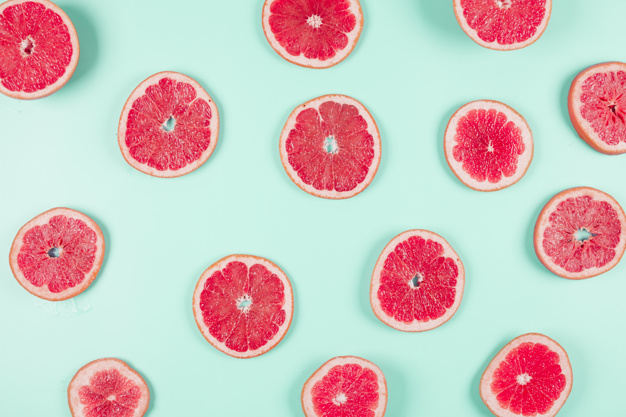
#> input picture toronjas.jpg, 626 x 417 px
$ jupyter execute '5. Basic Image Processing using skimage.ipynb'
#> lines starting #> are read from the running program, lines starting #| are printed output that depends on the picture
#### Finding edges with canny

[cell 1]
def show_image(image, title='Image', cmap_type='gray'):
    plt.imshow(image, cmap=cmap_type)
    plt.title(title)
    plt.axis('off')
    plt.show()

[cell 2]
# Import the canny edge detector
from skimage.feature import canny
from skimage import data
from skimage import io, color
import matplotlib.pyplot as plt

# load image
grapefruit = io.imread('toronjas.jpg')
#> grapefruit is the input picture: shape (417, 626, 3); mean R, G, B 207.6, 192.7, 189.7

# Convert image to grayscale
grapefruit = color.rgb2gray(grapefruit)
#> grapefruit: shape (417, 626) float64

# Apply canny edge detector
canny_edges = canny(grapefruit)
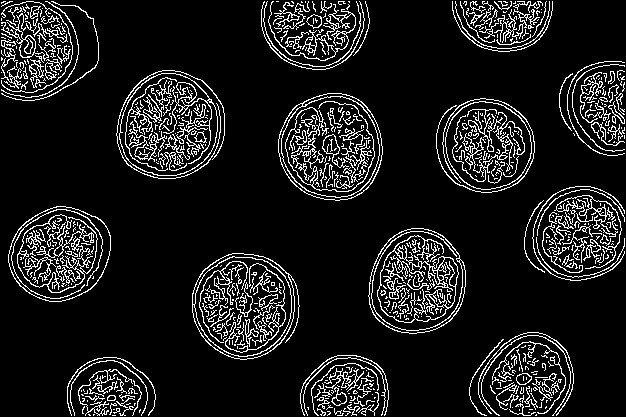
#> canny_edges: shape (417, 626) bool; 10.8% white in thin lines or dots

# Show resulting image
show_image(canny_edges, "Edges with Canny")

[cell 3]
# Apply canny edge detector with a sigma of 1.8
edges_1_8 = canny(grapefruit, sigma=1.8)
#> edges_1_8: shape (417, 626) bool; 5.9% white in thin lines or dots

# Apply canny edge detector with a sigma of 2.2
edges_2_2 = canny(grapefruit, sigma=2.2)
#> edges_2_2: shape (417, 626) bool; 4% white in thin lines or dots

# Show resulting images
show_image(edges_1_8, "Sigma of 1.8")
show_image(edges_2_2, "Sigma of 2.2")

#### Corner detection

Corner can be defined as the intersection of two edges. It can also be a junction of contours.

Herris Corner Detector is a corner detection operator widely used in computer vision algorithm.

[cell 4]
def show_image_with_corners(image, coord, title="Corners detected"):
    plt.imshow(image, interpolation="nearest", cmap="gray")
    plt.title(title)
    plt.plot(coord[:, 1], coord[:, 0], "+r", markersize=15)
    plt.axis("off")
    plt.show()

[cell 5]
# Import the corner detector related functions and module
from skimage.feature import corner_harris, corner_peaks

building_image = io.imread("corners_building_top.jpg")
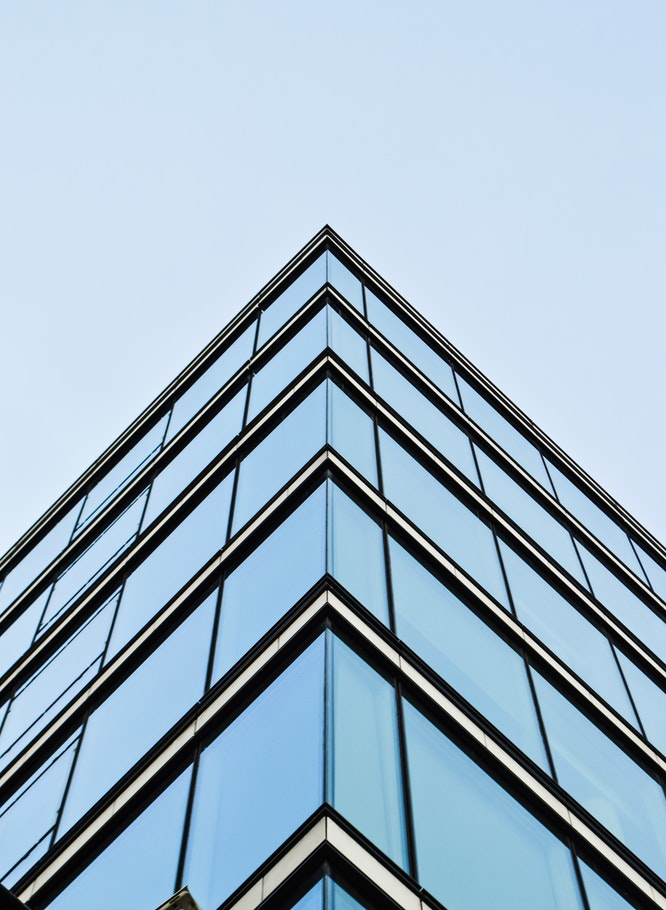
#> input picture corners_building_top.jpg, 666 x 910 px
#> building_image is the input picture: shape (910, 666, 3); mean R, G, B 158, 180.2, 198

# Convert image from RGB-3 to grayscale
building_image_gray = color.rgb2gray(building_image)
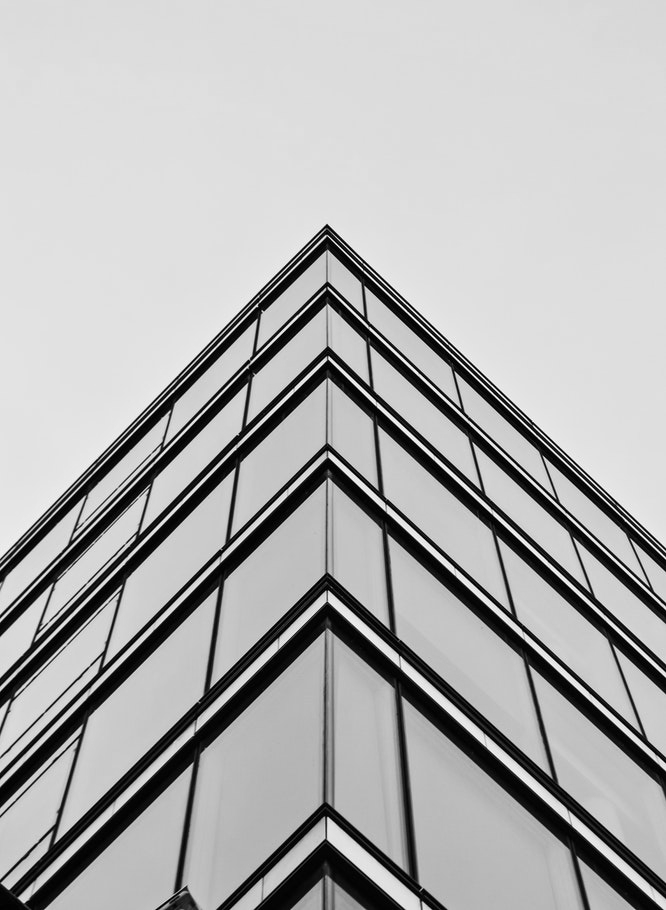
#> building_image_gray: shape (910, 666) float64; min 0, max 1, mean 0.693

# Apply the detector  to measure the possible corners
measure_image = corner_harris(building_image_gray)
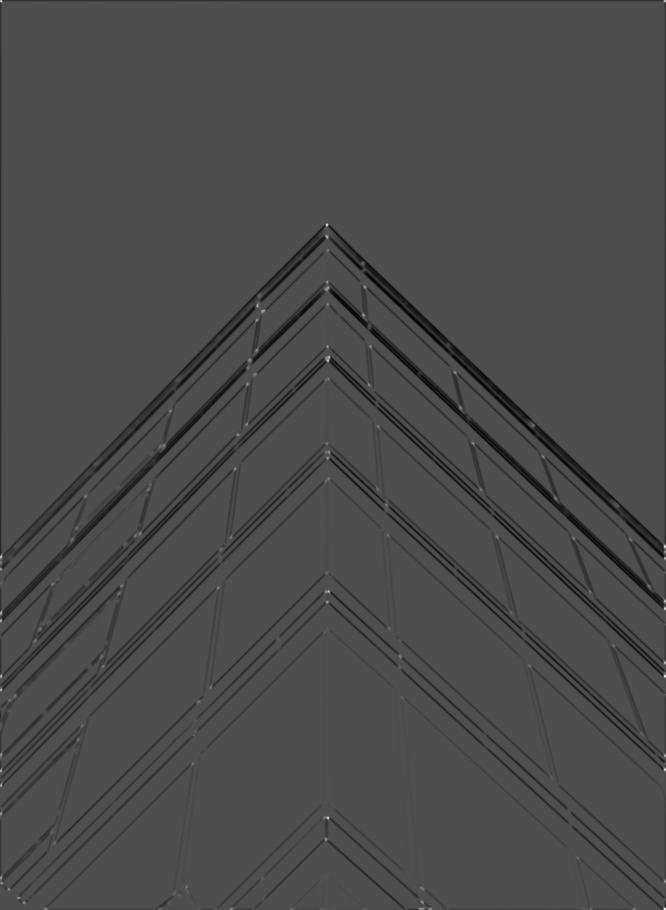
#> measure_image: shape (910, 666) float64; min -2.92, max 6.58, mean -0.11; drawn with min black and max white

# Find the peaks of the corners using the Harris detector
coords = corner_peaks(measure_image, min_distance=2)
#> coords = 10787 pairs, first value 4 to 906, second value 4 to 662

# Show original and resulting image with corners detected
show_image(building_image, "Original")
show_image_with_corners(building_image, coords)
#> in show_image_with_corners, `plt.show()`:
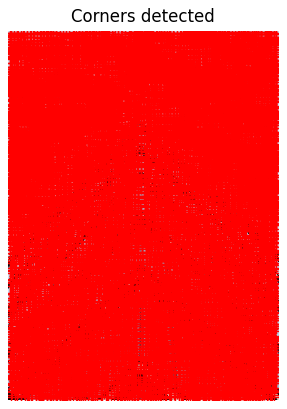
#> figure drawn by matplotlib, 1 panel

[cell 6]
# Find the peaks with a min distance of 2 pixels
coords_w_min_2 = corner_peaks(measure_image, min_distance=2)
#> coords_w_min_2 has the same summary as coords
print("With a min_distance setted to 2, we detect a total", len(coords_w_min_2), "corners in the image.")
#| With a min_distance setted to 2, we detect a total 10787 corners in the image.

# Find the peaks with a min distance of 40 pixels
coords_w_min_40 = corner_peaks(measure_image, min_distance=40)
#> coords_w_min_40 = 58 pairs, first value 46 to 857, second value 47 to 619
print("With a min_distance setted to 40, we detect a total", len(coords_w_min_40), "corners in the image.")
#| With a min_distance setted to 40, we detect a total 58 corners in the image.

show_image_with_corners(building_image, coords_w_min_2, "Corners detected with 2 px of min_distance")
show_image_with_corners(building_image, coords_w_min_40, "Corners detected with 40 px of min_distance")

#### Face detection

[cell 7]
import matplotlib.pyplot as plt
import numpy as np
from matplotlib import patches


def show_detected_face(result, detected, title="face image"):
    plt.imshow(result)
    img_desc = plt.gca()
    plt.set_cmap("gray")
    plt.title(title)
    plt.axis("off")

    for patch in detected:
        img_desc.add_patch(
            patches.Rectangle(
                (patch['c'], patch['r']),
                patch['width'],
                patch['height'],
                fill=False,
                color='r',
                linewidth=2))
    plt.show()

[cell 8]
from skimage.feature import Cascade
from skimage import data
from skimage import io

image = io.imread("sally2.jpg")
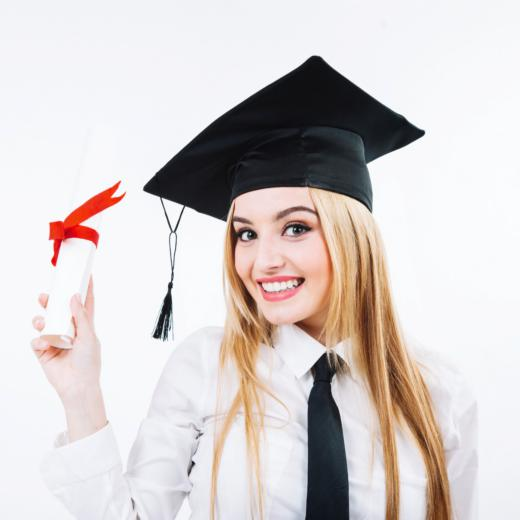
#> input picture sally2.jpg, 520 x 520 px
#> image is the input picture: shape (520, 520, 3); mean R, G, B 213.3, 206.3, 205.2

# Load the trained file from data
trained_file = data.lbp_frontal_face_cascade_filename()

# Initialize the detector cascade
detector = Cascade(trained_file)

# Detect faces with min and max size of searching window
detected = detector.detect_multi_scale(img = image,
                                       scale_factor=1.2,
                                       step_ratio=1,
                                       min_size=(10, 10),
                                       max_size=(200, 200))
#> detected = 1 item

# Show the detected faces
show_detected_face(image, detected)
#> the loop in show_detected_face, `for patch in detected:` made 1 pass
#> patch on pass 1: {'r': 178, 'c': 201, 'width': 137, 'height': 137}

[cell 9]
friends_image = io.imread("face_det_friends22.jpg")
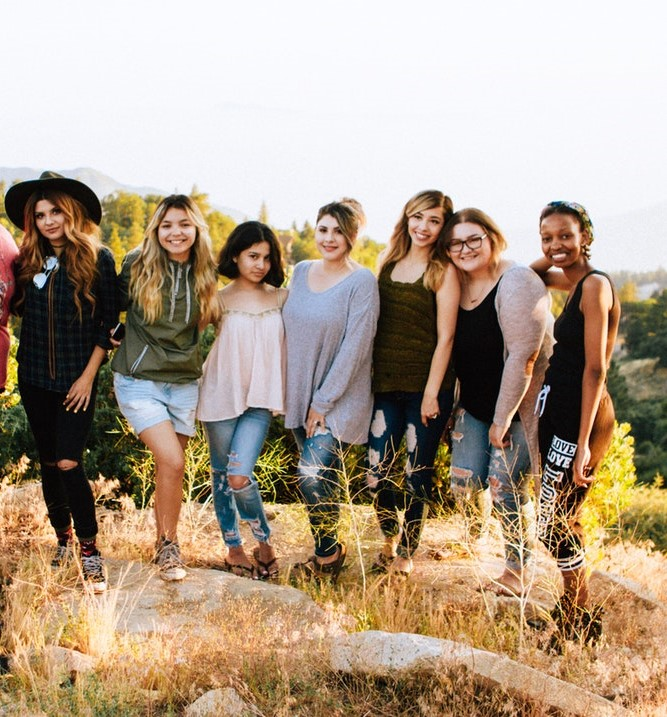
#> input picture face_det_friends22.jpg, 667 x 717 px
#> friends_image is the input picture: shape (717, 667, 3); mean R, G, B 175.1, 157.4, 137.9

# Load the trained file from data
trained_file = data.lbp_frontal_face_cascade_filename()

# Initialize the detector cascade
detector = Cascade(trained_file)

# Detect faces with scale factor to 1.2 and step ratio to 1
detected = detector.detect_multi_scale(img=friends_image,
                                       scale_factor=1.2,
                                       step_ratio=1,
                                       min_size=(10, 10),
                                       max_size=(200, 200))
#> detected = 7 items
# Show the detected faces
show_detected_face(friends_image, detected)
#> call 2 of show_detected_face, with title = 'face image'
#> the loop in show_detected_face (call 2), `for patch in detected:` made 7 passes
#> patch on passes 1 to 7: {'r': 202, 'c': 31, 'width': 35, 'height': 35}, {'r': 217, 'c': 309, 'width': 39, 'height': 39}, {'r': 202, 'c': 402, 'width': 45, 'height': 45}, {'r': 206, 'c': 151, 'width': 49, 'height': 49}, {'r': 219, 'c': 533, 'width': 48, 'height': 48}, {'r': 218, 'c': 440, 'width': 52, 'height': 52}, {'r': 241, 'c': 237, 'width': 42, 'height': 42}
#> in show_detected_face (call 2), `plt.show()`:
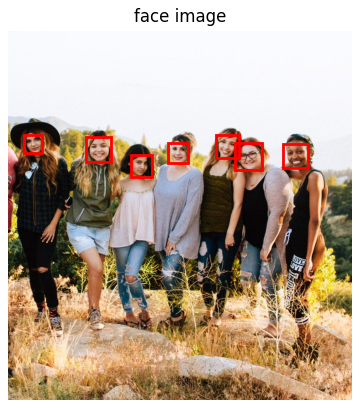
#> figure drawn by matplotlib, 1 panel

#### Segmentation

[cell 10]
from skimage.segmentation import slic
from skimage.feature import Cascade
from skimage.color import label2rgb

image = io.imread("sally2.jpg")

# Obtain the segmentation with default 100 regions
segments = slic(image)
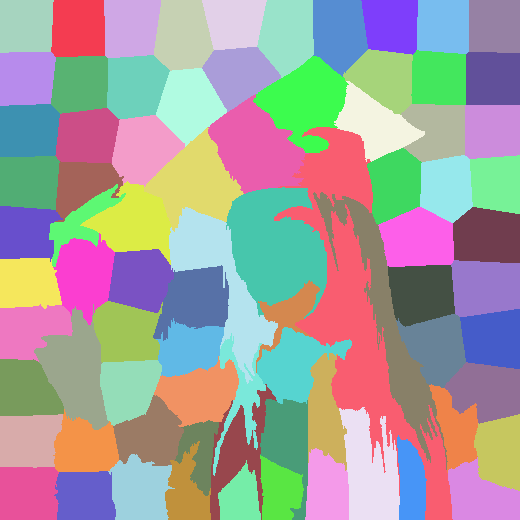
#> segments: shape (520, 520) int64; 79 distinct labels, from 1 to 79; one colour per label, 0 black

# Obtain segmented image using label2rgb
segmented_image = label2rgb(segments, image, kind='avg')
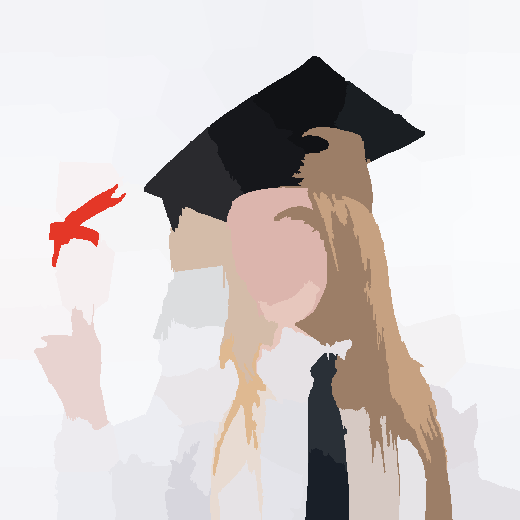
#> segmented_image: shape (520, 520, 3); mean R, G, B 212.8, 205.8, 204.7

# Detect the faces with multi scale method
detected = detector.detect_multi_scale(img=segmented_image,
                                       scale_factor=1.2,
                                       step_ratio=1,
                                       min_size=(10, 10), max_size=(1000, 1000))
#> detected = []

# Show the detected faces
show_detected_face(segmented_image, detected)
